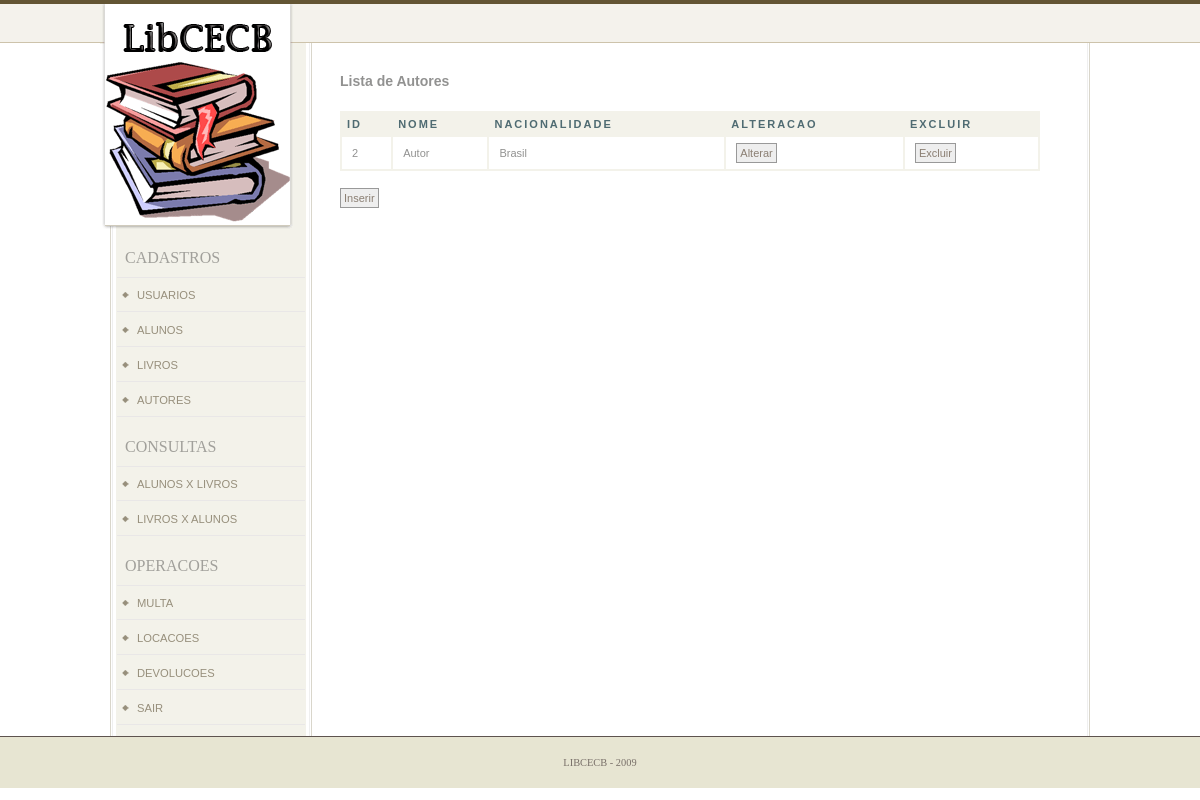
Page /index.php?area=autores (signed in) on the committed database.
### global.php (called while the page is built, shortened)
<?
    $maximo = 10;
?>

### ct_autores_lista.php (the view, shortened to what this page needs)
<?
$pagina = $_GET["pagina"];
if($pagina == "") {
    $pagina = "1";
}
$inicio = $pagina - 1;
$inicio = $maximo * $inicio;
?>
<h3>Lista de Autores</h3>
<table id="mytable" cellspacing="0">
    <tr>
        <th scope="col">Id</th>
        <th scope="col">Nome</th>
	<th scope="col">Nacionalidade</th>
        <th scope="col">Alteracao</th>
        <th scope="col">Excluir</th>
    </tr>
    <?
        $sql = "SELECT * FROM autores ORDER BY id  limit {$inicio},{$maximo}";
        $result = mysql_query($sql);
        $temp = 0;
        while($row = mysql_fetch_array($result))
        {
            if(($temp % 2) == 0 )
            {
                    $class_alt = "";
            }
            else
            {
                    $class = "specalt";
                    $class_alt = "class='alt'";
            }
    ?>
    <tr>
        <td <?=$class_alt;?>><?=$row["id"];?></td>
        <td <?=$class_alt;?>><?=$row["nome"];?></td>
        <td <?=$class_alt;?>><?=$row["nacionalidade"];?></td>
        <td <?=$class_alt;?>><a class="botao" href="index.php?area=autores&acao=alterar&id=<?=$row["id"];?>">Alterar</a></td>
        <td <?=$class_alt;?>><a class="botao" href="#" onclick="excluiReg(<?=$row["id"];?>)">Excluir</a></td>
    </tr>
    <?
    	$temp++;
        }
    ?>
</table>
<br />
<div><a class="botao" href="index.php?area=autores&acao=inserir">Inserir</a></div>

### css/main.css (style rules this page uses)
* { padding:0; margin:0; }
h1, h2, h3, h4, h5, h6, p, pre, blockquote, form, label, ul, ol, dl, fieldset, address { margin:20px 0; }
body { text-align: center; font-size: 1em; font-family: Verdana, sans-serif; }
div#content-inner a:link, div#content-inner a:visited { color: #8b7f73; text-decoration: none; }
#mytable { width: 700px; padding: 0; margin: 0; font: 11px "Trebuchet MS", Verdana, Arial, Helvetica, sans-serif; border: solid thin #F3F2EA; }
#mytable th { font: bold 11px "Trebuchet MS", Verdana, Arial, Helvetica, sans-serif; color: #4f6b72; letter-spacing: 2px; text-transform: uppercase; text-align: left; padding: 6px; background-color: #F3F2EA; }
#mytable td { padding: 10px; border: solid thin #F3F2EA; background: #fff; }
.botao { border: solid 1px #999; background-color: #eeeeee; font-weight: bold; padding:3px; cursor: pointer; color: Gray; text-decoration: none; font: 11px "Trebuchet MS", Verdana, Arial, Helvetica, sans-serif; }

### rows in the picture
autores: id "2", nome "Autor", nacionalidade "Brasil"
